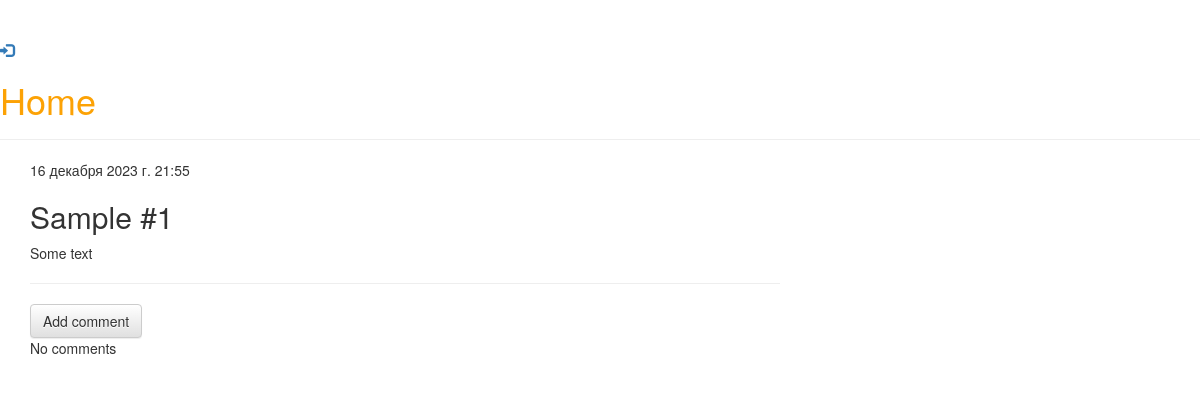
The app's page /posts/1/, older data.
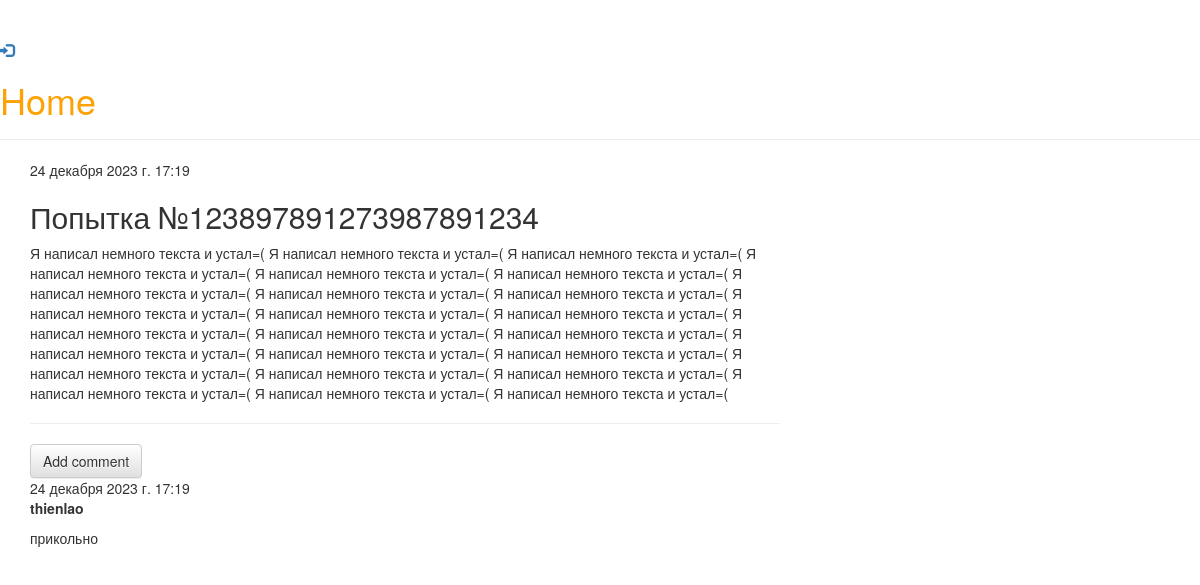
The same page, newer data.
### blog/models.py (models this page shows, shortened)
class Post(models.Model):
    author = models.ForeignKey(settings.AUTH_USER_MODEL, on_delete=models.CASCADE)
    title = models.CharField(max_length=200, verbose_name='Title')
    text = models.TextField(verbose_name='Post text')
    created_date = models.DateTimeField(default=timezone.now, verbose_name="Created date")
    published_date = models.DateTimeField(blank=True, null=True, verbose_name='Published date')
    is_published = models.BooleanField(default=False, verbose_name='Is published?')
    objects = PostManager()
    published = PostPublishedManager()
    def is_publish(self):
        return True if self.published_date else False
    class Meta:
        verbose_name = 'Blog post'
        verbose_name_plural = 'Blog posts'

class Comment(models.Model):
    post = models.ForeignKey('blog.post', on_delete=models.CASCADE, related_name='comments')
    author = models.CharField(max_length=200)
    text = models.TextField(verbose_name='comment')
    created_date = models.DateTimeField(default=timezone.now(), verbose_name='Date of creation')
    approved_comment = models.BooleanField(default=False, verbose_name='Approved?')
    class Meta:
        verbose_name = 'Comment'
        verbose_name_plural = 'Comments'

### blog/views.py (the view)
# urls.py: path('posts/<int:id>/', views.post_detail, name='post_detail'),
def post_detail(request, id):
    post = get_object_or_404(Post, id=id)
    if not post.is_publish() and not request.user.is_staff:
        raise Http404("Запись в блоге не найдена")
    return render(request, 'blog/post_detail.html', {'post': post})

### blog/managers.py (called while the page is built)
    def get_queryset(self):
        return PostQuerySet(self.model, using=self._db)

### blog/templates/blog/post_detail.html (shortened to what this page needs)
{% extends 'blog/base.html' %}
{% block content %}
    <div class="post">
        {% if post.published_date %}
        <div class="date">
            {{ post.published_date }}
        </div>
        {% else %}
            <a class="btn btn-default" href="{% url 'blog:post_publish' id=post.id %}">Publish</a>
        {% endif %}
        <h2>{{ post.title }}</h2>
        <p>{{ post.text|linebreaksbr }}</p>
    </div>
<hr>
<a class="btn btn-default" href="{% url 'blog:add_comment' id=post.id %}">Add comment</a>
{% for comment in post.comments.all %}
    <div class="comment">
        <div class="date">{{ comment.created_date }}</div>
        <strong>{{ comment.author }}</strong>
        <p>{{ comment.text|linebreaks }}</p>
    </div>
{% empty %}
    <p>No comments</p>
{% endfor %}
{% endblock %}

Row changes from the older to the newer data that the page shows:
changed Post: published_date "16 декабря 2023 г. 21:55" → "24 декабря 2023 г. 17:19"; title "Sample #1" → "Попытка №123897891273987891234"; text "Some text" → "Я написал немного текста и устал=( Я написал немного текста и устал=( Я написал немного текста и устал=( Я написал немного текста и устал=( Я написал немного текста и устал=( Я написал немного текста и устал=( Я написал немного текста и устал=( Я написал немного текста и устал=( Я написал немного текста и устал=( Я написал немного текста и устал=( Я написал немного текста и устал=( Я написал немного текста и устал=( Я написал немного текста и устал=( Я написал немного текста и устал=( Я написал немного текста и устал=( Я написал немного текста и устал=( Я написал немного текста и устал=( Я написал немного текста и устал=( Я написал немного текста и устал=( Я написал немного текста и устал=(…"
added Comment: created_date "24 декабря 2023 г. 17:19", author "thienlao", text "прикольно"
Text that changed along with them:
text no longer shown: "No comments"
